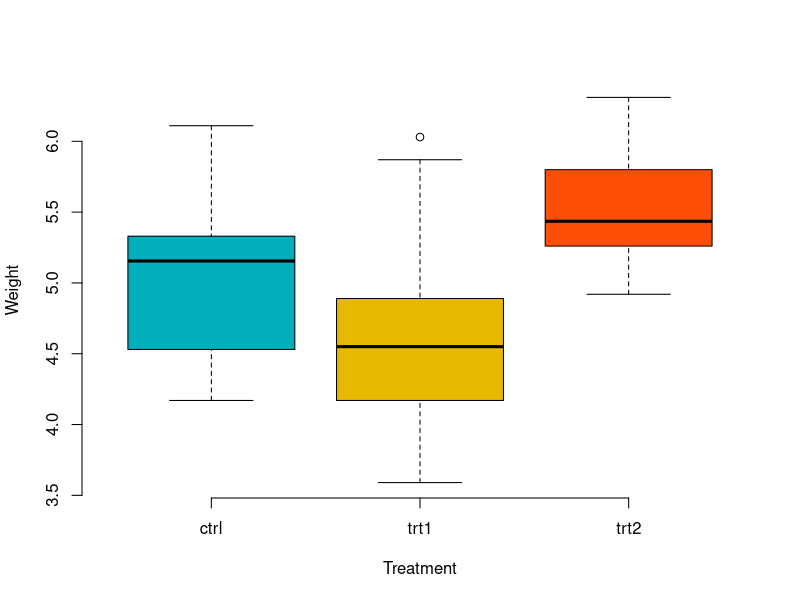
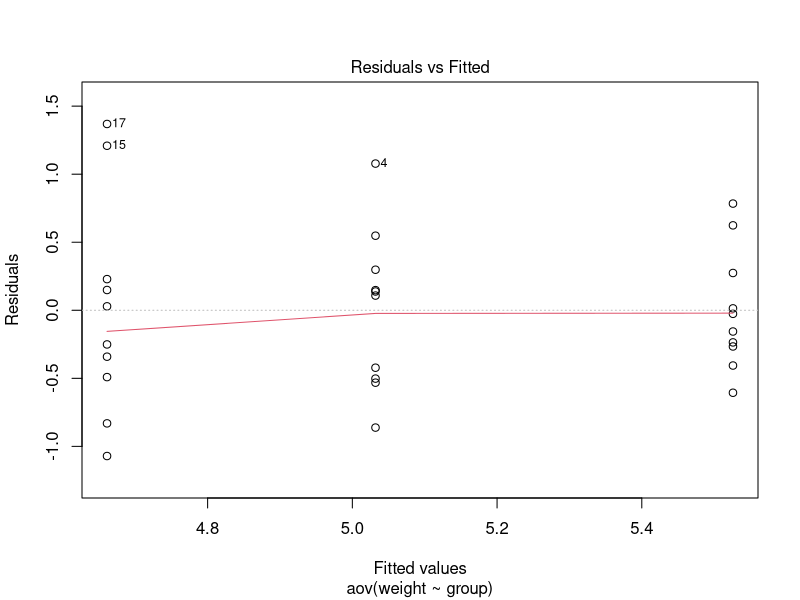
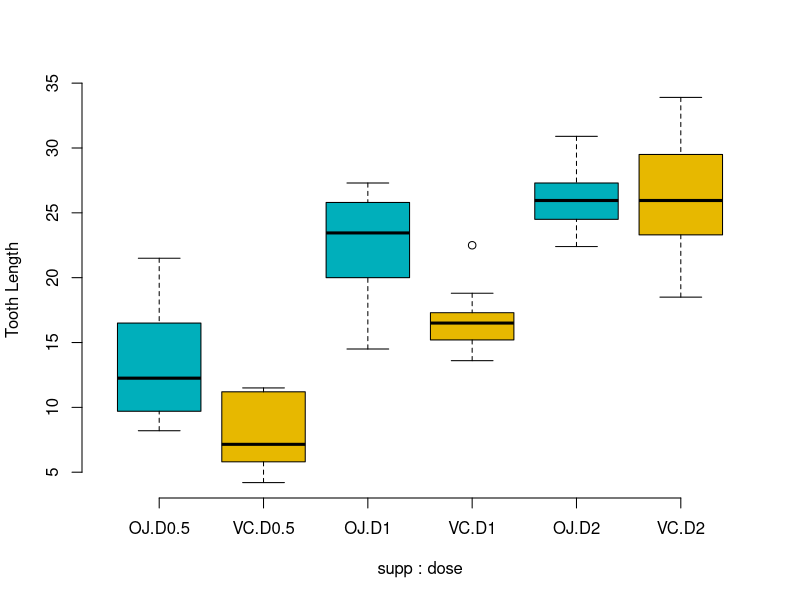
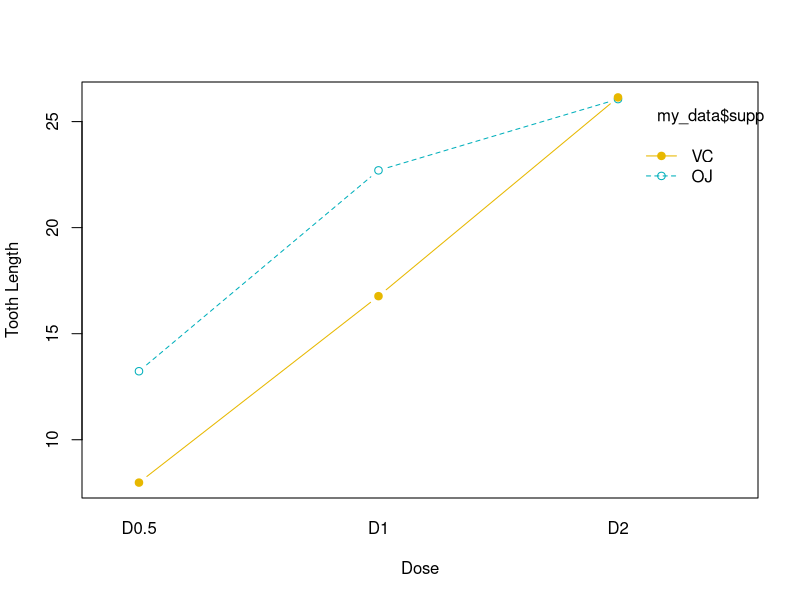
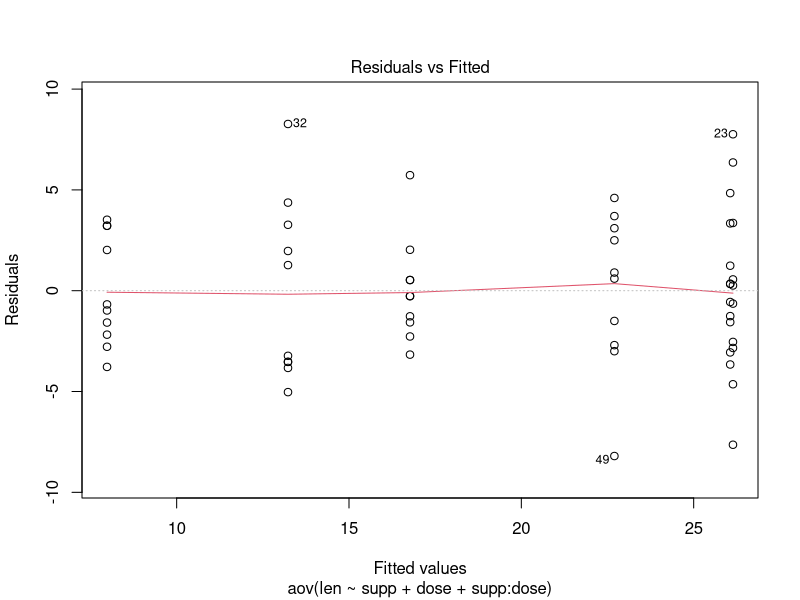

The R source for these figures, in order:
## ---- chunk 1
knitr::opts_chunk$set(echo = TRUE)
## ---- chunk 2
install.packages("tidyverse")
library(tidyverse)
## ---- chunk 3
my_data <- PlantGrowth
my_data
## ---- chunk 4
set.seed (420)
dplyr::sample_n(my_data, 10)
## ---- chunk 5
levels(my_data$group)
## ---- chunk 6
my_data$group <- ordered(my_data$group, levels = c("ctrl", "trt1", "trt2"))
group_by(my_data, group) %>% summarise( count = n(), mean = mean(weight, na.rm = TRUE), sd = sd(weight, na.rm = TRUE) )
## ---- chunk 7
boxplot(weight ~ group, data = my_data, xlab = "Treatment", ylab = "Weight", frame = FALSE, col = c("#00AFBB", "#E7B800", "#FC4E07")) # plotmeans library("gplots") plotmeans(weight ~ group, data = my_data, frame = FALSE, xlab = "Treatment", ylab = "Weight", main="Mean Plot with 95% CI")
## ---- chunk 8
# Compute the analysis of variance
res.aov <- aov(weight ~ group, data = my_data)
# Summary of the analysis
summary(res.aov)
## ---- chunk 9
TukeyHSD (res.aov)
## ---- chunk 10
plot(res.aov, 1)
## ---- chunk 11
# install.packages("tidyverse") # ya todos lo deberían tener
library(tidyverse)
# Almacenar los datos en la variable my_data
my_data <- ToothGrowth
# Mostrar una muestra aleatoria
set.seed(667)
dplyr::sample_n (my_data, 10)


# Verificar la estructura
str(my_data)

## ---- chunk 12
# Convertir dosis como factor y recodificar los niveles
# como "D0.5", "D1", "D2"
my_data$dose <- factor (my_data$dose,
                   levels = c(0.5, 1, 2),
                   labels = c("D0.5", "D1", "D2"))

# Tablas de Frecuencias
table(my_data$supp, my_data$dose)

# Box plot with two factor variables
boxplot(len ~ supp * dose, data=my_data, frame = FALSE, 
        col = c("#00AFBB", "#E7B800"), ylab="Tooth Length")

# Two-way interaction plot
interaction.plot(x.factor = my_data$dose, trace.factor = my_data$supp, 
                 response = my_data$len, fun = mean, 
                 type = "b", legend = TRUE, 
                 xlab = "Dose", ylab="Tooth Length",
                 pch=c(1,19), col = c("#00AFBB", "#E7B800"))

## ---- chunk 13
res.aov2 <- aov(len ~ supp + dose, data = my_data)
summary(res.aov2)
## ---- chunk 14
# ANOVA de 2 vías con efecto de interacción
# Estas dos llamadas son equivalentes

# metodo 1
res.aov3 <- aov(len ~ supp * dose, data = my_data)
# metodo 2
res.aov3 <- aov(len ~ supp + dose + supp:dose, data = my_data)
# sumamry de resultados de ANOVA
summary(res.aov3)

## ---- chunk 15
group_by(my_data, supp, dose) %>%
  summarise(
    count = n(),
    mean = mean(len, na.rm = TRUE),
    sd = sd(len, na.rm = TRUE)
  )
TukeyHSD(res.aov3, which = "dose")
## ---- chunk 16
# Homogeneidad de variaciones
plot(res.aov3, 1)
